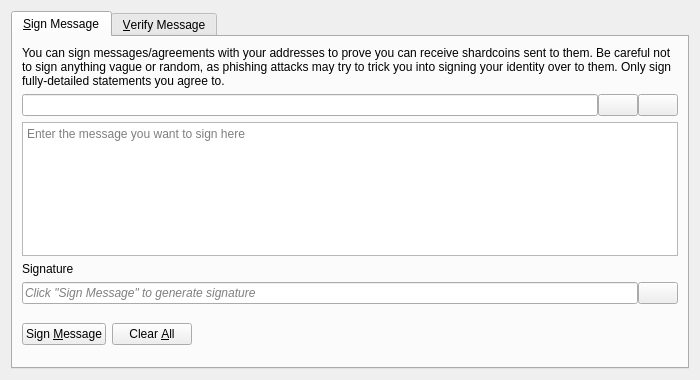
<?xml version="1.0" encoding="UTF-8"?>
<ui version="4.0">
 <class>SignVerifyMessageDialog</class>
 <widget class="QDialog" name="SignVerifyMessageDialog">
  <property name="geometry">
   <rect>
    <x>0</x>
    <y>0</y>
    <width>700</width>
    <height>380</height>
   </rect>
  </property>
  <property name="windowTitle">
   <string>Signatures - Sign / Verify a Message</string>
  </property>
  <property name="modal">
   <bool>true</bool>
  </property>
  <layout class="QVBoxLayout" name="verticalLayout">
   <item>
    <widget class="QTabWidget" name="tabWidget">
     <property name="currentIndex">
      <number>0</number>
     </property>
     <widget class="QWidget" name="tabSignMessage">
      <attribute name="title">
       <string>&amp;Sign Message</string>
      </attribute>
      <layout class="QVBoxLayout" name="verticalLayout_SM">
       <item>
        <widget class="QLabel" name="infoLabel_SM">
         <property name="text">
          <string>You can sign messages/agreements with your addresses to prove you can receive shardcoins sent to them. Be careful not to sign anything vague or random, as phishing attacks may try to trick you into signing your identity over to them. Only sign fully-detailed statements you agree to.</string>
         </property>
         <property name="textFormat">
          <enum>Qt::PlainText</enum>
         </property>
         <property name="wordWrap">
          <bool>true</bool>
         </property>
        </widget>
       </item>
       <item>
        <layout class="QHBoxLayout" name="horizontalLayout_1_SM">
         <property name="spacing">
          <number>0</number>
         </property>
         <item>
          <widget class="QValidatedLineEdit" name="addressIn_SM">
           <property name="toolTip">
            <string>The ShardCoin address to sign the message with</string>
           </property>
          </widget>
         </item>
         <item>
          <widget class="QPushButton" name="addressBookButton_SM">
           <property name="toolTip">
            <string>Choose previously used address</string>
           </property>
           <property name="text">
            <string/>
           </property>
           <property name="icon">
            <iconset resource="../bitcoin.qrc">
             <normaloff>:/icons/address-book</normaloff>:/icons/address-book</iconset>
           </property>
           <property name="shortcut">
            <string>Alt+A</string>
           </property>
           <property name="autoDefault">
            <bool>false</bool>
           </property>
          </widget>
         </item>
         <item>
          <widget class="QPushButton" name="pasteButton_SM">
           <property name="toolTip">
            <string>Paste address from clipboard</string>
           </property>
           <property name="text">
            <string/>
           </property>
           <property name="icon">
            <iconset resource="../bitcoin.qrc">
             <normaloff>:/icons/editpaste</normaloff>:/icons/editpaste</iconset>
           </property>
           <property name="shortcut">
            <string>Alt+P</string>
           </property>
           <property name="autoDefault">
            <bool>false</bool>
           </property>
          </widget>
         </item>
        </layout>
       </item>
       <item>
        <widget class="QPlainTextEdit" name="messageIn_SM">
         <property name="toolTip">
          <string>Enter the message you want to sign here</string>
         </property>
         <property name="placeholderText">
          <string>Enter the message you want to sign here</string>
         </property>
        </widget>
       </item>
       <item>
        <widget class="QLabel" name="signatureLabel_SM">
         <property name="text">
          <string>Signature</string>
         </property>
         <property name="textFormat">
          <enum>Qt::PlainText</enum>
         </property>
        </widget>
       </item>
       <item>
        <layout class="QHBoxLayout" name="horizontalLayout_2_SM">
         <property name="spacing">
          <number>0</number>
         </property>
         <item>
          <widget class="QLineEdit" name="signatureOut_SM">
           <property name="placeholderText">
            <string>Click "Sign Message" to generate signature</string>
           </property>
           <property name="font">
            <font>
             <italic>true</italic>
            </font>
           </property>
           <property name="readOnly">
            <bool>true</bool>
           </property>
          </widget>
         </item>
         <item>
          <widget class="QPushButton" name="copySignatureButton_SM">
           <property name="toolTip">
            <string>Copy the current signature to the system clipboard</string>
           </property>
           <property name="text">
            <string/>
           </property>
           <property name="icon">
            <iconset resource="../bitcoin.qrc">
             <normaloff>:/icons/editcopy</normaloff>:/icons/editcopy</iconset>
           </property>
           <property name="autoDefault">
            <bool>false</bool>
           </property>
          </widget>
         </item>
        </layout>
       </item>
       <item>
        <layout class="QHBoxLayout" name="horizontalLayout_3_SM">
         <item>
          <widget class="QPushButton" name="signMessageButton_SM">
           <property name="toolTip">
            <string>Sign the message to prove you own this ShardCoin address</string>
           </property>
           <property name="text">
            <string>Sign &amp;Message</string>
           </property>
           <property name="icon">
            <iconset resource="../bitcoin.qrc">
             <normaloff>:/icons/edit</normaloff>:/icons/edit</iconset>
           </property>
           <property name="autoDefault">
            <bool>false</bool>
           </property>
          </widget>
         </item>
         <item>
          <widget class="QPushButton" name="clearButton_SM">
           <property name="toolTip">
            <string>Reset all sign message fields</string>
           </property>
           <property name="text">
            <string>Clear &amp;All</string>
           </property>
           <property name="icon">
            <iconset resource="../bitcoin.qrc">
             <normaloff>:/icons/remove</normaloff>:/icons/remove</iconset>
           </property>
           <property name="autoDefault">
            <bool>false</bool>
           </property>
          </widget>
         </item>
         <item>
          <spacer name="horizontalSpacer_1_SM">
           <property name="orientation">
            <enum>Qt::Horizontal</enum>
           </property>
           <property name="sizeHint" stdset="0">
            <size>
             <width>40</width>
             <height>48</height>
            </size>
           </property>
          </spacer>
         </item>
         <item>
          <widget class="QLabel" name="statusLabel_SM">
           <property name="font">
            <font>
             <weight>75</weight>
             <bold>true</bold>
            </font>
           </property>
           <property name="text">
            <string/>
           </property>
           <property name="wordWrap">
            <bool>true</bool>
           </property>
          </widget>
         </item>
         <item>
          <spacer name="horizontalSpacer_2_SM">
           <property name="orientation">
            <enum>Qt::Horizontal</enum>
           </property>
           <property name="sizeHint" stdset="0">
            <size>
             <width>40</width>
             <height>48</height>
            </size>
           </property>
          </spacer>
         </item>
        </layout>
       </item>
      </layout>
     </widget>
     <widget class="QWidget" name="tabVerifyMessage">
      <attribute name="title">
       <string>&amp;Verify Message</string>
      </attribute>
      <layout class="QVBoxLayout" name="verticalLayout_VM">
       <item>
        <widget class="QLabel" name="infoLabel_VM">
         <property name="text">
          <string>Enter the receiver's address, message (ensure you copy line breaks, spaces, tabs, etc. exactly) and signature below to verify the message. Be careful not to read more into the signature than what is in the signed message itself, to avoid being tricked by a man-in-the-middle attack. Note that this only proves the signing party receives with the address, it cannot prove sendership of any transaction!</string>
         </property>
         <property name="textFormat">
          <enum>Qt::PlainText</enum>
         </property>
         <property name="alignment">
          <set>Qt::AlignLeading|Qt::AlignLeft|Qt::AlignTop</set>
         </property>
         <property name="wordWrap">
          <bool>true</bool>
         </property>
        </widget>
       </item>
       <item>
        <layout class="QHBoxLayout" name="horizontalLayout_1_VM">
         <property name="spacing">
          <number>0</number>
         </property>
         <item>
          <widget class="QValidatedLineEdit" name="addressIn_VM">
           <property name="toolTip">
            <string>The ShardCoin address the message was signed with</string>
           </property>
          </widget>
         </item>
         <item>
          <widget class="QPushButton" name="addressBookButton_VM">
           <property name="toolTip">
            <string>Choose previously used address</string>
           </property>
           <property name="text">
            <string/>
           </property>
           <property name="icon">
            <iconset resource="../bitcoin.qrc">
             <normaloff>:/icons/address-book</normaloff>:/icons/address-book</iconset>
           </property>
           <property name="shortcut">
            <string>Alt+A</string>
           </property>
           <property name="autoDefault">
            <bool>false</bool>
           </property>
          </widget>
         </item>
        </layout>
       </item>
       <item>
        <widget class="QPlainTextEdit" name="messageIn_VM">
          <property name="toolTip">
            <string>The signed message to verify</string>
          </property>
          <property name="placeholderText">
            <string>The signed message to verify</string>
          </property>
        </widget>
       </item>
       <item>
        <widget class="QValidatedLineEdit" name="signatureIn_VM">
          <property name="toolTip">
            <string>The signature given when the message was signed</string>
          </property>
          <property name="placeholderText">
            <string>The signature given when the message was signed</string>
          </property>
        </widget>
       </item>
       <item>
        <layout class="QHBoxLayout" name="horizontalLayout_2_VM">
         <item>
          <widget class="QPushButton" name="verifyMessageButton_VM">
           <property name="toolTip">
            <string>Verify the message to ensure it was signed with the specified ShardCoin address</string>
           </property>
           <property name="text">
            <string>Verify &amp;Message</string>
           </property>
           <property name="icon">
            <iconset resource="../bitcoin.qrc">
             <normaloff>:/icons/transaction_0</normaloff>:/icons/transaction_0</iconset>
           </property>
           <property name="autoDefault">
            <bool>false</bool>
           </property>
          </widget>
         </item>
         <item>
          <widget class="QPushButton" name="clearButton_VM">
           <property name="toolTip">
            <string>Reset all verify message fields</string>
           </property>
           <property name="text">
            <string>Clear &amp;All</string>
           </property>
           <property name="icon">
            <iconset resource="../bitcoin.qrc">
             <normaloff>:/icons/remove</normaloff>:/icons/remove</iconset>
           </property>
           <property name="autoDefault">
            <bool>false</bool>
           </property>
          </widget>
         </item>
         <item>
          <spacer name="horizontalSpacer_1_VM">
           <property name="orientation">
            <enum>Qt::Horizontal</enum>
           </property>
           <property name="sizeHint" stdset="0">
            <size>
             <width>40</width>
             <height>48</height>
            </size>
           </property>
          </spacer>
         </item>
         <item>
          <widget class="QLabel" name="statusLabel_VM">
           <property name="font">
            <font>
             <weight>75</weight>
             <bold>true</bold>
            </font>
           </property>
           <property name="text">
            <string/>
           </property>
           <property name="wordWrap">
            <bool>true</bool>
           </property>
          </widget>
         </item>
         <item>
          <spacer name="horizontalSpacer_2_VM">
           <property name="orientation">
            <enum>Qt::Horizontal</enum>
           </property>
           <property name="sizeHint" stdset="0">
            <size>
             <width>40</width>
             <height>48</height>
            </size>
           </property>
          </spacer>
         </item>
        </layout>
       </item>
      </layout>
     </widget>
    </widget>
   </item>
  </layout>
 </widget>
 <customwidgets>
  <customwidget>
   <class>QValidatedLineEdit</class>
   <extends>QLineEdit</extends>
   <header>qt/qvalidatedlineedit.h</header>
  </customwidget>
 </customwidgets>
 <resources>
  <include location="../bitcoin.qrc"/>
 </resources>
 <connections/>
</ui>
